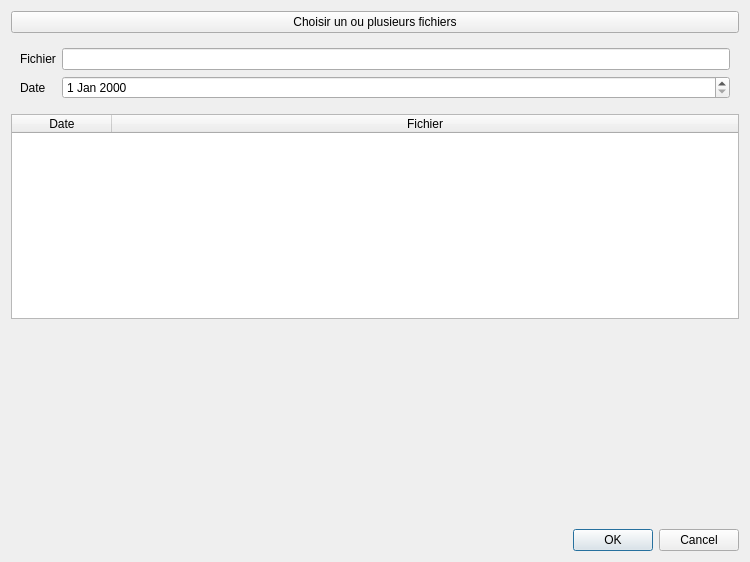
<?xml version="1.0" encoding="UTF-8"?>
<ui version="4.0">
 <class>DialogAddFileDate</class>
 <widget class="QDialog" name="DialogAddFileDate">
  <property name="geometry">
   <rect>
    <x>0</x>
    <y>0</y>
    <width>750</width>
    <height>562</height>
   </rect>
  </property>
  <property name="windowTitle">
   <string>Ajouter un fichier</string>
  </property>
  <layout class="QVBoxLayout" name="verticalLayout">
   <item>
    <widget class="QPushButton" name="buttonBrowse">
     <property name="toolTip">
      <string>Sélectionner un fichier</string>
     </property>
     <property name="text">
      <string>Choisir un ou plusieurs fichiers</string>
     </property>
    </widget>
   </item>
   <item>
    <widget class="QWidget" name="widgetOneFile" native="true">
     <layout class="QGridLayout" name="gridLayout">
      <item row="0" column="0">
       <widget class="QLabel" name="label">
        <property name="text">
         <string>Fichier</string>
        </property>
       </widget>
      </item>
      <item row="0" column="1">
       <widget class="QLineEdit" name="lineEditFilePath"/>
      </item>
      <item row="1" column="0">
       <widget class="QLabel" name="labelDateYear">
        <property name="text">
         <string>Date</string>
        </property>
       </widget>
      </item>
      <item row="1" column="1">
       <widget class="QDateEdit" name="dateEdit"/>
      </item>
     </layout>
    </widget>
   </item>
   <item>
    <widget class="QTableWidget" name="tableWidgetFileDate">
     <attribute name="horizontalHeaderStretchLastSection">
      <bool>true</bool>
     </attribute>
     <column>
      <property name="text">
       <string>Date</string>
      </property>
     </column>
     <column>
      <property name="text">
       <string>Fichier</string>
      </property>
     </column>
    </widget>
   </item>
   <item>
    <spacer name="verticalSpacer">
     <property name="orientation">
      <enum>Qt::Vertical</enum>
     </property>
     <property name="sizeHint" stdset="0">
      <size>
       <width>20</width>
       <height>126</height>
      </size>
     </property>
    </spacer>
   </item>
   <item>
    <widget class="QDialogButtonBox" name="buttonBox">
     <property name="orientation">
      <enum>Qt::Horizontal</enum>
     </property>
     <property name="standardButtons">
      <set>QDialogButtonBox::Cancel|QDialogButtonBox::Ok</set>
     </property>
    </widget>
   </item>
  </layout>
 </widget>
 <resources/>
 <connections>
  <connection>
   <sender>buttonBox</sender>
   <signal>accepted()</signal>
   <receiver>DialogAddFileDate</receiver>
   <slot>accept()</slot>
   <hints>
    <hint type="sourcelabel">
     <x>248</x>
     <y>254</y>
    </hint>
    <hint type="destinationlabel">
     <x>157</x>
     <y>274</y>
    </hint>
   </hints>
  </connection>
  <connection>
   <sender>buttonBox</sender>
   <signal>rejected()</signal>
   <receiver>DialogAddFileDate</receiver>
   <slot>reject()</slot>
   <hints>
    <hint type="sourcelabel">
     <x>316</x>
     <y>260</y>
    </hint>
    <hint type="destinationlabel">
     <x>286</x>
     <y>274</y>
    </hint>
   </hints>
  </connection>
 </connections>
</ui>
